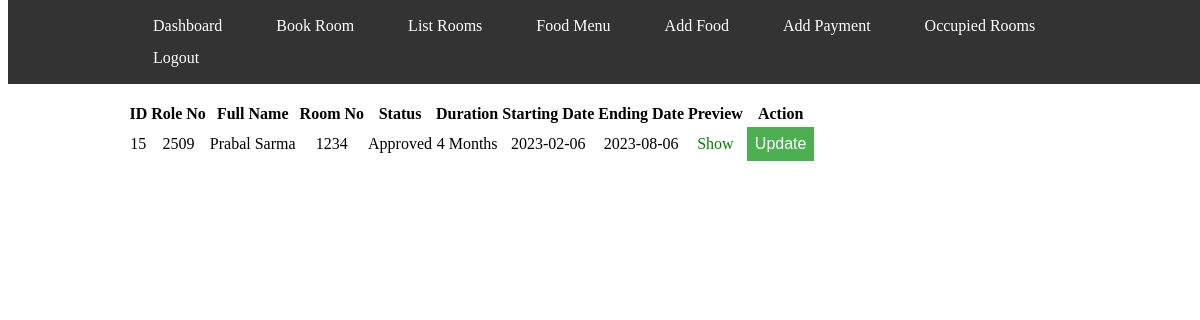
Page /admin/occrooms.php (signed in) on the committed database.
### tables this page shows
CREATE TABLE `bookings` (
  `id` int(255) NOT NULL,
  `roll` int(255) NOT NULL,
  `firstname` varchar(50) NOT NULL,
  `lastname` varchar(50) NOT NULL,
  `phone` varchar(13) NOT NULL,
  `email` varchar(255) NOT NULL,
  `roomno` int(255) NOT NULL,
  `foodoption` tinyint(1) NOT NULL,
  `starting_date` date NOT NULL,
  `end_date` varchar(255) NOT NULL,
  `duration` int(255) NOT NULL,
  `guardian_name` varchar(255) NOT NULL,
  `guardian_contact` varchar(13) NOT NULL,
  `guardian_relation` varchar(50) NOT NULL,
  `city` varchar(50) NOT NULL,
  `state` varchar(40) NOT NULL,
  `pincode` int(25) NOT NULL,
  `status` varchar(30) NOT NULL,
  `paid` tinyint(1) NOT NULL,
  `address` varchar(255) NOT NULL,
  `active` int(255) NOT NULL,
  `repay_table_name` varchar(255) NOT NULL
);

### admin/occrooms.php (the view, shortened to what this page needs)
<?php
include '../includes/db/config.php';
$sql = "select * from bookings";
$res = $conn->query($sql);
$details = $res->fetch_all(MYSQLI_ASSOC);
?>
<!DOCTYPE html>
<html lang="en">
<head>
    <link rel="stylesheet" href="../includes/css/bookroom.css" />
    <link rel="stylesheet" href="../includes/css/dropdown.css" />
</head>
<body>
    <div class="container">
        <span>
        </span>
        <table class="roomtbl">
            <thead>
                <th style="text-align:center;">ID</th>
                <th style="text-align:center;">Role No</th>
                <th style="text-align:center;">Full Name</th>
                <th style="text-align:center;">Room No</th>
                <th style="text-align:center;">Status</th>
                <th style="text-align:center;">Duration</th>
                <th style="text-align:center;">Starting Date</th>
                <th style="text-align:center;">Ending Date</th>
                <th style="text-align:center;">Preview</th>
                <th style="text-align:center;">Action</th>
            </thead>
            <tbody>
                <?php foreach ($details as $room):
                    ?>
                <tr>
                    <td style="text-align:center;">
                        <?php echo $room['id']; ?>
                    </td>
                    <td style="text-align:center;">
                        <?php echo $room['roll']; ?>
                    </td>
                    <td style="text-align:center;">
                        <?php echo $room['firstname'] . " " . $room['lastname']; ?>
                    </td>
                    <td style="text-align:center;">
                        <?php echo $room['roomno']; ?>
                    </td>
                    <td style="text-align:center;">
                        <?php echo $room['status']; ?>
                    </td>
                    <td style="text-align:center;">
                        <?php echo $room['duration']; ?><span> Months</span>
                    </td>
                    <td style="text-align:center;">
                        <?php echo $room['starting_date']; ?>
                    </td>
                    <td style="text-align:center;">
                        <?php echo $room['end_date']; ?>
                    </td>
                    <td style="text-align:center;">
                        <a style="text-decoration: none; color: green;" href='#'
                            onclick="showPop('./roomde.php?roll=<?php echo $room['roll']; ?>')">Show</a>
                    </td>
                    <td style="text-align:center;">
                        <div class="dropdown">
                            <button class="dropbtn">Update</button>
                        </div>
                    </td>
                </tr>
                <?php endforeach; ?>
            </tbody>
        </table>
    </div>
</body>
</html>

### includes/css/dropdown.css (style rules this page uses)
.dropbtn { background-color: #4caf50; color: white; padding: 8px; font-size: 16px; border: none; }

### rows in the picture
bookings: id "15", roll "2509", firstname "Prabal", lastname "Sarma", roomno "1234", status "Approved", duration "4", starting_date "2023-02-06", end_date "2023-08-06"
